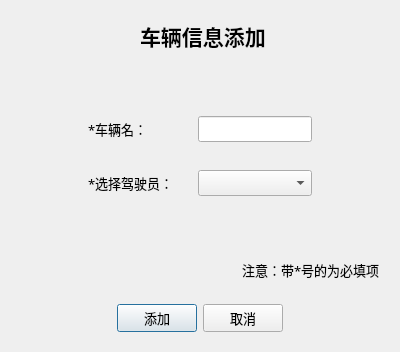
<?xml version="1.0" encoding="UTF-8"?>
<ui version="4.0">
 <class>addCar</class>
 <widget class="QDialog" name="addCar">
  <property name="geometry">
   <rect>
    <x>0</x>
    <y>0</y>
    <width>400</width>
    <height>300</height>
   </rect>
  </property>
  <property name="font">
   <font>
    <family>微软雅黑</family>
    <pointsize>10</pointsize>
   </font>
  </property>
  <property name="windowTitle">
   <string>Dialog</string>
  </property>
  <layout class="QGridLayout" name="gridLayout">
   <item row="0" column="0">
    <widget class="QWidget" name="title" native="true">
     <layout class="QHBoxLayout" name="horizontalLayout_4">
      <item>
       <spacer name="horizontalSpacer_5">
        <property name="orientation">
         <enum>Qt::Horizontal</enum>
        </property>
        <property name="sizeType">
         <enum>QSizePolicy::Fixed</enum>
        </property>
        <property name="sizeHint" stdset="0">
         <size>
          <width>120</width>
          <height>20</height>
         </size>
        </property>
       </spacer>
      </item>
      <item>
       <widget class="QLabel" name="label_6">
        <property name="font">
         <font>
          <family>微软雅黑</family>
          <pointsize>16</pointsize>
          <weight>75</weight>
          <bold>true</bold>
         </font>
        </property>
        <property name="layoutDirection">
         <enum>Qt::LeftToRight</enum>
        </property>
        <property name="text">
         <string>车辆信息添加</string>
        </property>
        <property name="textFormat">
         <enum>Qt::AutoText</enum>
        </property>
       </widget>
      </item>
      <item>
       <spacer name="horizontalSpacer_6">
        <property name="orientation">
         <enum>Qt::Horizontal</enum>
        </property>
        <property name="sizeType">
         <enum>QSizePolicy::Fixed</enum>
        </property>
        <property name="sizeHint" stdset="0">
         <size>
          <width>100</width>
          <height>20</height>
         </size>
        </property>
       </spacer>
      </item>
     </layout>
    </widget>
   </item>
   <item row="2" column="0">
    <widget class="QWidget" name="help" native="true">
     <property name="maximumSize">
      <size>
       <width>16777215</width>
       <height>40</height>
      </size>
     </property>
     <layout class="QHBoxLayout" name="horizontalLayout_5">
      <item>
       <spacer name="horizontalSpacer_7">
        <property name="orientation">
         <enum>Qt::Horizontal</enum>
        </property>
        <property name="sizeHint" stdset="0">
         <size>
          <width>227</width>
          <height>19</height>
         </size>
        </property>
       </spacer>
      </item>
      <item>
       <widget class="QLabel" name="label_7">
        <property name="layoutDirection">
         <enum>Qt::LeftToRight</enum>
        </property>
        <property name="autoFillBackground">
         <bool>false</bool>
        </property>
        <property name="text">
         <string>注意：带*号的为必填项</string>
        </property>
       </widget>
      </item>
     </layout>
    </widget>
   </item>
   <item row="1" column="0">
    <widget class="QWidget" name="input" native="true">
     <layout class="QHBoxLayout" name="horizontalLayout_3">
      <item>
       <spacer name="horizontalSpacer">
        <property name="orientation">
         <enum>Qt::Horizontal</enum>
        </property>
        <property name="sizeHint" stdset="0">
         <size>
          <width>60</width>
          <height>20</height>
         </size>
        </property>
       </spacer>
      </item>
      <item>
       <widget class="QWidget" name="widget_4" native="true">
        <property name="minimumSize">
         <size>
          <width>0</width>
          <height>160</height>
         </size>
        </property>
        <layout class="QHBoxLayout" name="horizontalLayout_2">
         <item>
          <widget class="QWidget" name="widget" native="true">
           <property name="maximumSize">
            <size>
             <width>16777215</width>
             <height>120</height>
            </size>
           </property>
           <layout class="QVBoxLayout" name="verticalLayout">
            <item>
             <widget class="QLabel" name="label">
              <property name="layoutDirection">
               <enum>Qt::LeftToRight</enum>
              </property>
              <property name="text">
               <string>*车辆名：</string>
              </property>
             </widget>
            </item>
            <item>
             <widget class="QLabel" name="label_2">
              <property name="text">
               <string>*选择驾驶员：</string>
              </property>
             </widget>
            </item>
           </layout>
          </widget>
         </item>
         <item>
          <widget class="QWidget" name="widget_2" native="true">
           <layout class="QVBoxLayout" name="verticalLayout_2">
            <item>
             <widget class="QLineEdit" name="name">
              <property name="text">
               <string/>
              </property>
             </widget>
            </item>
            <item>
             <widget class="QComboBox" name="driver"/>
            </item>
           </layout>
          </widget>
         </item>
        </layout>
       </widget>
      </item>
      <item>
       <spacer name="horizontalSpacer_2">
        <property name="orientation">
         <enum>Qt::Horizontal</enum>
        </property>
        <property name="sizeHint" stdset="0">
         <size>
          <width>60</width>
          <height>20</height>
         </size>
        </property>
       </spacer>
      </item>
     </layout>
    </widget>
   </item>
   <item row="3" column="0">
    <widget class="QWidget" name="button" native="true">
     <layout class="QHBoxLayout" name="horizontalLayout">
      <item>
       <spacer name="horizontalSpacer_3">
        <property name="orientation">
         <enum>Qt::Horizontal</enum>
        </property>
        <property name="sizeHint" stdset="0">
         <size>
          <width>40</width>
          <height>20</height>
         </size>
        </property>
       </spacer>
      </item>
      <item>
       <widget class="QPushButton" name="but_ok">
        <property name="text">
         <string>添加</string>
        </property>
       </widget>
      </item>
      <item>
       <widget class="QPushButton" name="but_cancel">
        <property name="text">
         <string>取消</string>
        </property>
       </widget>
      </item>
      <item>
       <spacer name="horizontalSpacer_4">
        <property name="orientation">
         <enum>Qt::Horizontal</enum>
        </property>
        <property name="sizeHint" stdset="0">
         <size>
          <width>40</width>
          <height>20</height>
         </size>
        </property>
       </spacer>
      </item>
     </layout>
    </widget>
   </item>
  </layout>
 </widget>
 <resources/>
 <connections/>
</ui>
